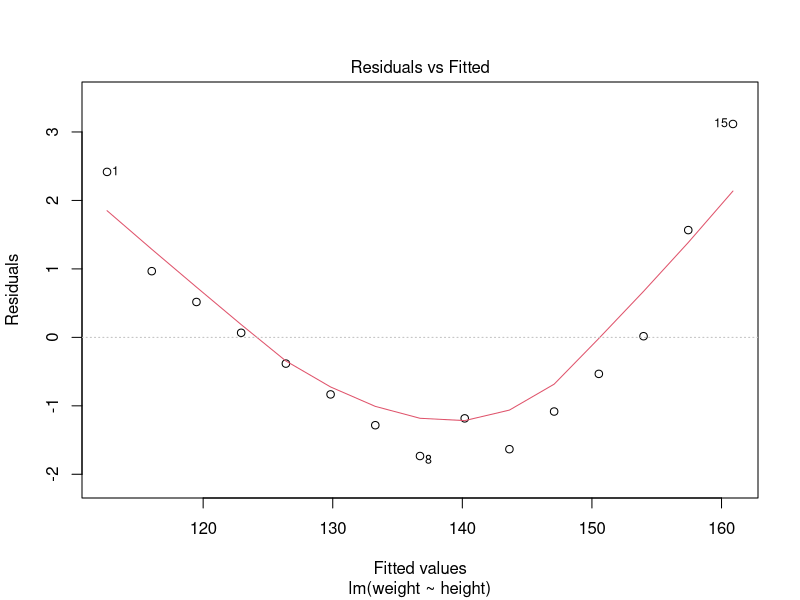
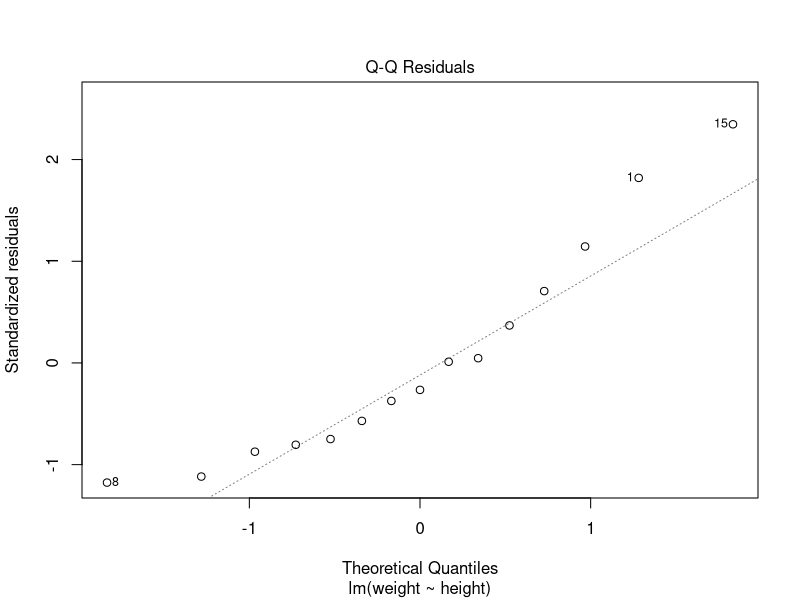
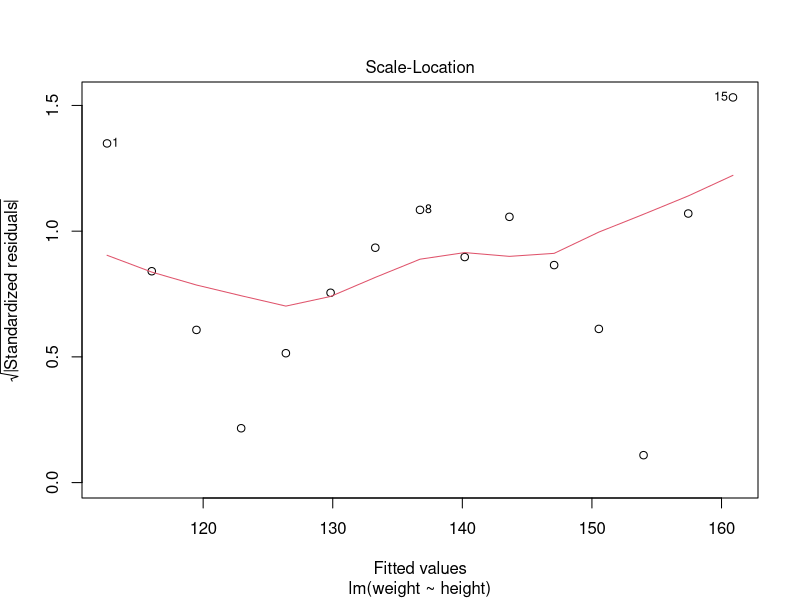
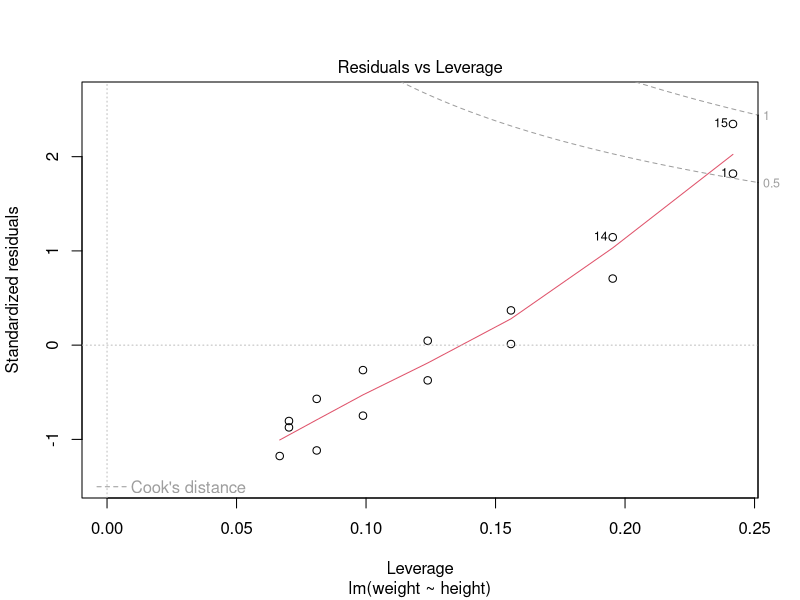
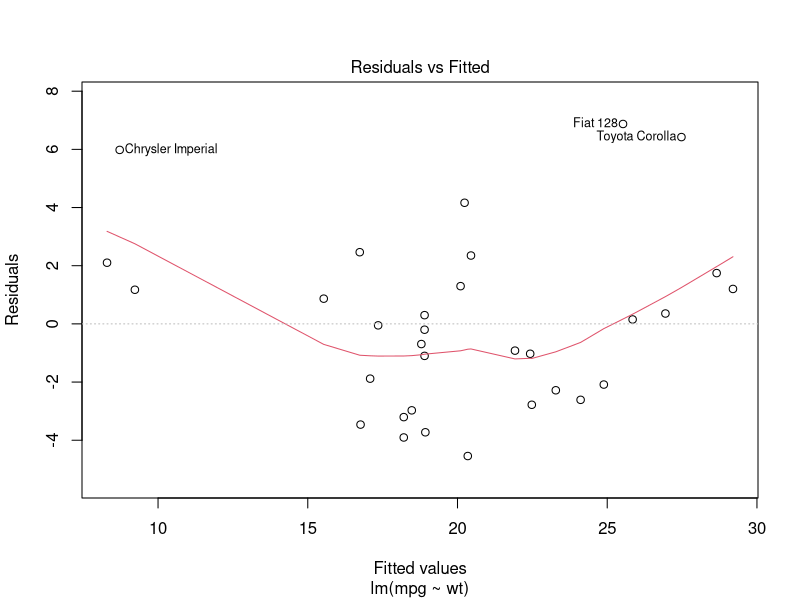
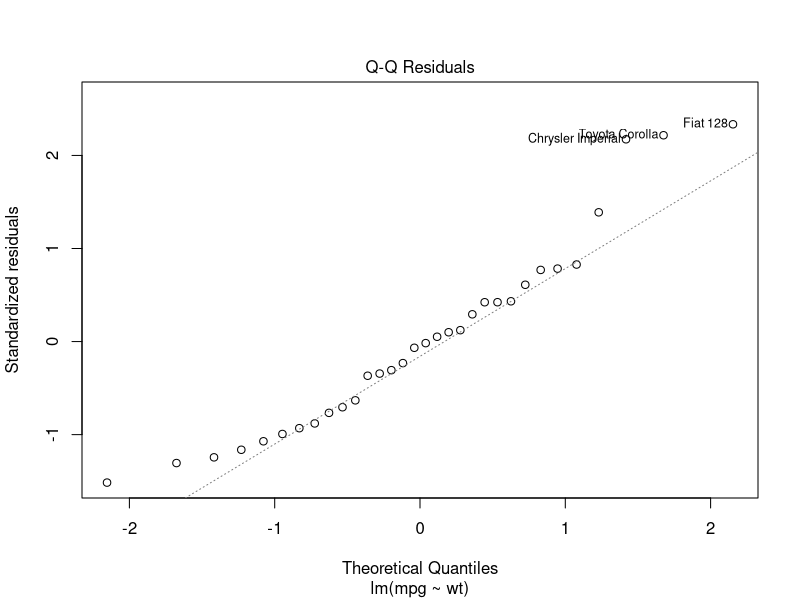
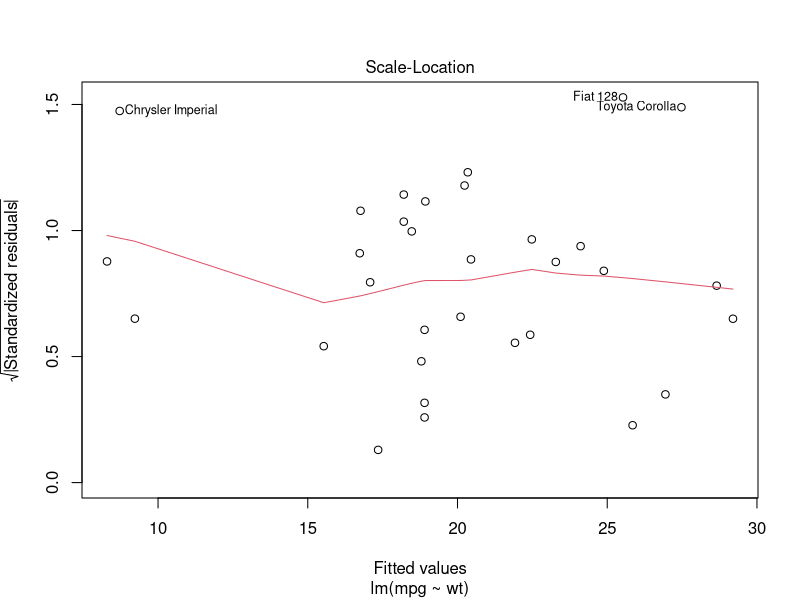
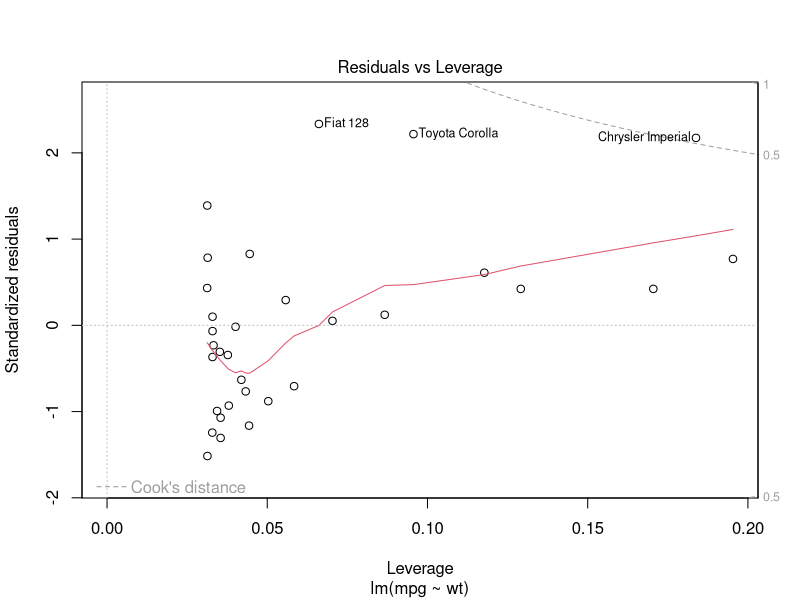

Write R code to recreate these figures, in order.
#simple regression

women
fit1= lm(weight ~ height, data= women)
summary(fit1)

#predict for ht= 69.5 and 70.5
(new= data.frame(height=c(69.5, 70.5)))
(p1= predict(fit1, newdata = new))
cbind(new, p1)
plot(fit1)



names(mtcars)
fit2=lm(mpg ~ wt,data=mtcars)
range(mtcars$wt)
#predict mpg for wt=2 and 3
(new1=data.frame(wt=c(2,3)))
(p2=predict(fit2, newdata= new1))
cbind(new1,p2)
plot(fit2)
